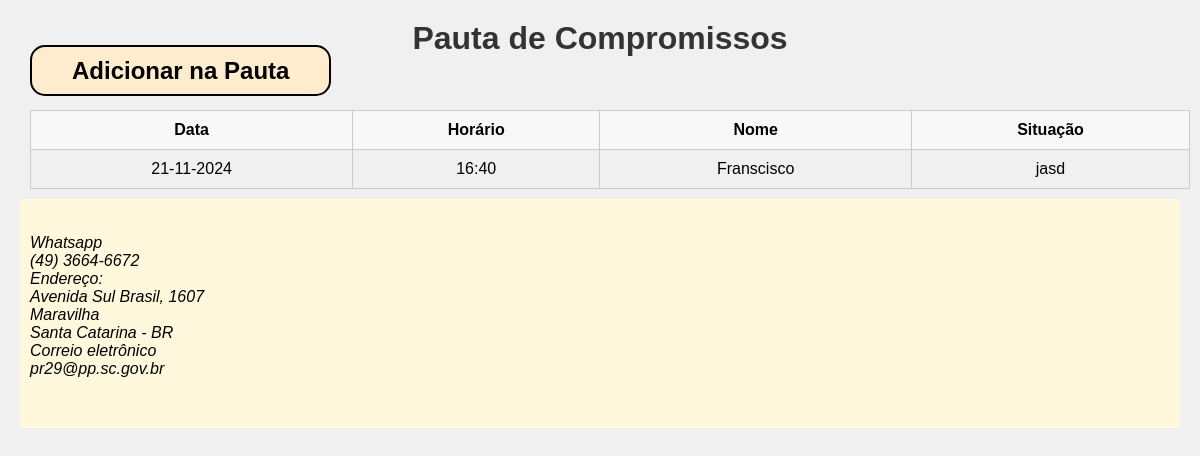
Before: / with the older database file.
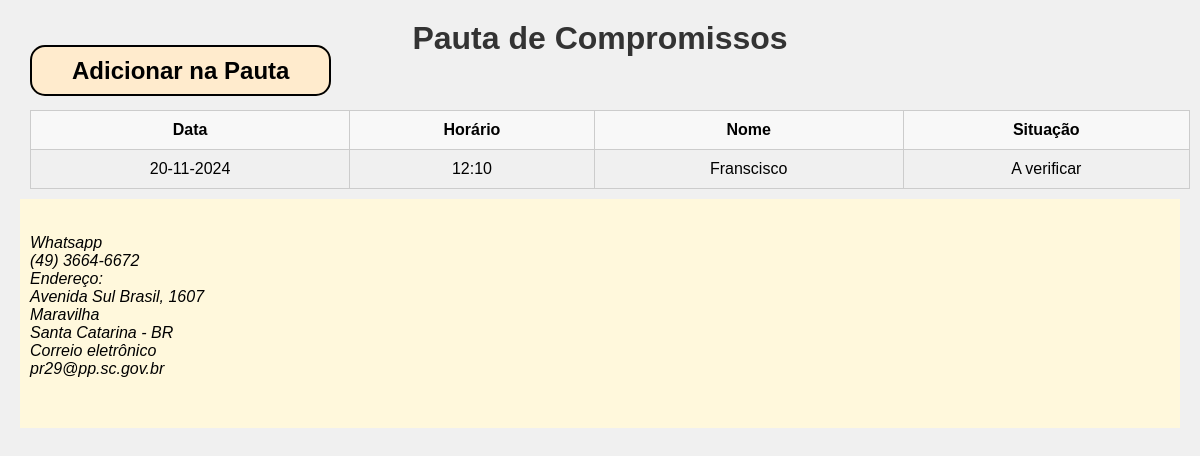
After: the same page with the newer database file.
### compromissos/models.py (models this page shows, shortened)
class Compromisso(models.Model):
    data = models.DateField()
    horario = models.TimeField(default=datetime.time(9, 0))
    nome = models.CharField(max_length=200)
    situacao = models.CharField(max_length=200, default='A verificar')
    adicionado_por = models.ForeignKey(User, on_delete=models.CASCADE, default='1')

### compromissos/views.py (the view)
# urls.py: path('', views.pagina_inicial, name='pagina_inicial'),
def pagina_inicial(request):
     hoje = timezone.now().date()
     amanha = hoje + timedelta(days=1)
     compromissos = Compromisso.objects.filter(data__gte=hoje, data__lte=amanha)
     return render(request, 'compromissos/lista.html', {'compromissos': compromissos})

### compromissos/templates/compromissos/lista.html (shortened to what this page needs)
<!DOCTYPE html>
<html>
<head>
    {% load static %}
    <link rel="stylesheet" type="text/css" href="{% static 'compromissos/css/styles.css' %}">
</head>
<body>
    <main>
        <div class="Container">
            <h1>Pauta de Compromissos</h1>
            <h2><a href="http://127.0.0.1:8000/admin" target="_blank" class="Botao">Adicionar na Pauta</a></h2>
        </div>
    </main>
    <section id="tabela_compromisso">
        <div>
            <table>
                <thead>
                    <tr>
                        <th>Data</th>
                        <th>Horário</th>
                        <th>Nome</th>
                        <th>Situação</th>
                    </tr>
                </thead>
                <tbody>
                    {% for compromisso in compromissos %}
                    <tr class="compromisso" data-horario="{{ compromisso.data }}T{{ compromisso.horario }}">
                        <td>{{ compromisso.data|date:"d-m-Y" }}</td>
                        <td>{{ compromisso.horario }}</td>
                        <td>{{ compromisso.nome }}</td>
                        <td>{{ compromisso.situacao }}</td>
                    </tr>
                    {% endfor %}
                </tbody>
            </table>
        </div>
    </section>
    <address>
        <div class="Container Flex6">
            <div id="contato">
                <p>Whatsapp</p>
                <a href="https://api.whatsapp.com/send?phone=554936646672" target="_blank">
                    <p>(49) 3664-6672</p>
                </a>
            </div>
            <div class="endereco">
                <p>Endereço:</p>
                <p>Avenida Sul Brasil, 1607</p>
                <p>Maravilha</p>
                <p>Santa Catarina - BR</p>
                <p>Correio eletrônico</p>
                <a href="mailto:pr29@pp.sc.gov.br?subject=ContatoSite">
                    <p>pr29@pp.sc.gov.br</p>
                </a>
            </div>
        </div>
    </address>
</body>
</html>

### compromissos/static/compromissos/css/styles.css (style rules this page uses)
body { font-family: "Open Sans", sans-serif; font-size: 1em; }
* { margin: 0; border: 0; padding: 0; }
.Container { margin: 0 auto; }
.Botao { text-decoration: none; color: #000; margin: 10px; margin-top: 80px; background-color: blanchedalmond; padding: 10px 40px; border: 2px solid #000; border-radius: 15px; }
html { scroll-behavior: smooth; }
body { font-family: Arial, sans-serif; background-color: #f0f0f0; margin: 0; padding: 20px; }
address { padding: 35px 10px 50px 10px; background-color: cornsilk; background-size: cover; background-position: center; color: #fff; }
address a { text-decoration: none; color: #1d1b1b; }
address p { color: #000; }
h1 { color: #333; text-align: center; }
h2 { color: aqua; }
table { width: 100%; border-collapse: collapse; margin: 10px; margin-top: 25px; }
table thead tr th { text-align: center; }
th, td { border: 1px solid #ccc; padding: 10px; text-align: center; }
td { text-align: center; }
th { background-color: #f8f8f8; }

Changed rows visible on the page:
removed Compromisso: data "21-11-2024", horario "16:40", nome "Franscisco", situacao "jasd"
added Compromisso: data "20-11-2024", horario "12:10", nome "Franscisco", situacao "A verificar"
